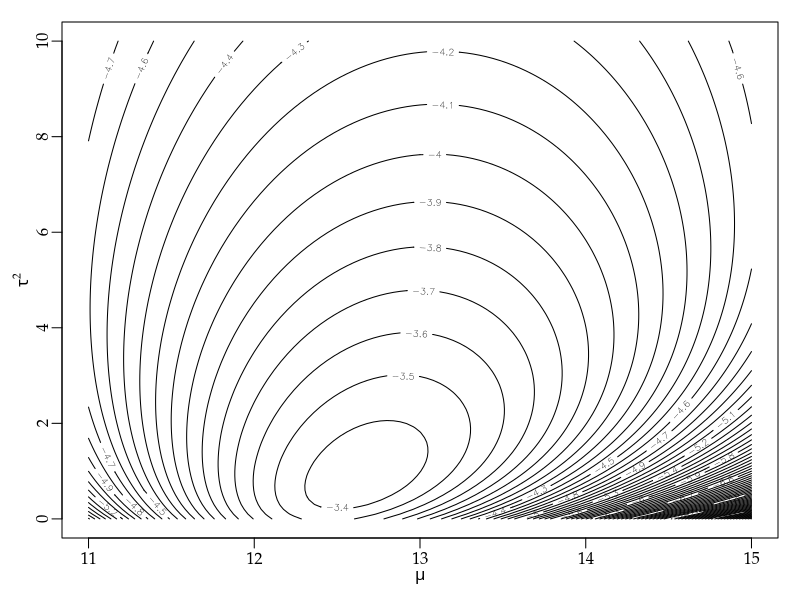

Here is the R script that generated this plot: (Note: this script raises an error after producing the figure.)
args = commandArgs()
basename = sub(".R$", "", sub("^--file=(.*/)?", "", args[grep("^--file=", args)]))
if (length(basename) != 0)
    pdf(file=paste0(basename, "_tmp.pdf"), colormodel="gray", width=4, height=4)
par(family="Palatino")
par(mgp=c(1.5,0.5,0)) # title and axis margins. default: c(3,1,0)
par(mar=c(3,3,1,1)+0.1) # bottom, left, top, right margins. default: c(5,4,4,2)+0.1

ydata = c(11, 13, 16)
s2data = c(1, 1, 4)
f = function(m,t2,y,s2) { -((y-m)^2/(t2+s2) + log(t2+s2))/2 }
loglik = function(m,t2) { sum(f(m, t2, ydata, s2data)) }
x1 = seq(11, 15, length.out=101)
x2 = seq(0, 10, length.out=101)
contour(x1, x2, outer(x1, x2, Vectorize(loglik)), nlevels=100,
        xlab=expression(italic(mu)), ylab=expression(italic(tau)^2))
dev.off()
embedFonts(paste0(basename, "_tmp.pdf"), outfile=paste0(basename, ".pdf"),
           options="-c \"<</NeverEmbed []>> setdistillerparams\" -f ")
